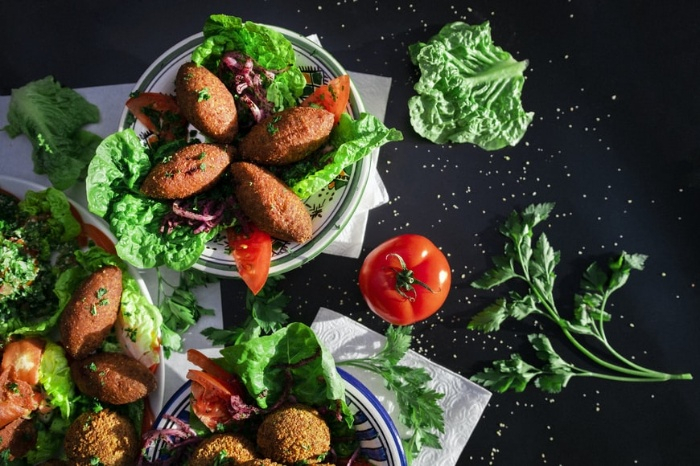
#> input picture food.jpg, 700 x 466 px
$ python p5a.py   (older library calls are emulated)
#> lines starting #> are read from the running program, lines starting #| are printed output that depends on the picture

import cv2
import numpy as np
import matplotlib.pyplot as plt

def apply_gradient_laplacian(image_path):
    # Read the image in grayscale
#> called with image_path = 'food.jpg'
    img = cv2.imread(image_path, cv2.IMREAD_GRAYSCALE)
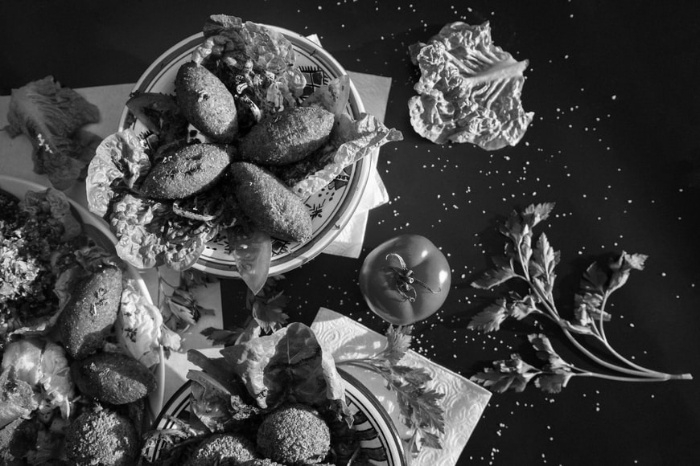
#> img: shape (466, 700); min 0, max 255, mean 67

    # Apply the Sobel operator to calculate gradients
    gradient_x = cv2.Sobel(img, cv2.CV_64F, 1, 0, ksize=3)
    gradient_y = cv2.Sobel(img, cv2.CV_64F, 0, 1, ksize=3)
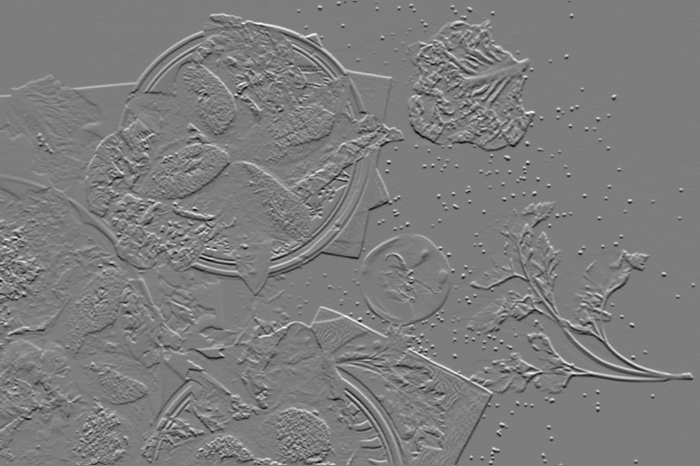
#> gradient_y: shape (466, 700) float64; min -737, max 762, mean 0.5; drawn with min black and max white

    # Calculate magnitude and direction of the gradients
    gradient_magnitude = np.sqrt(gradient_x**2 + gradient_y**2)
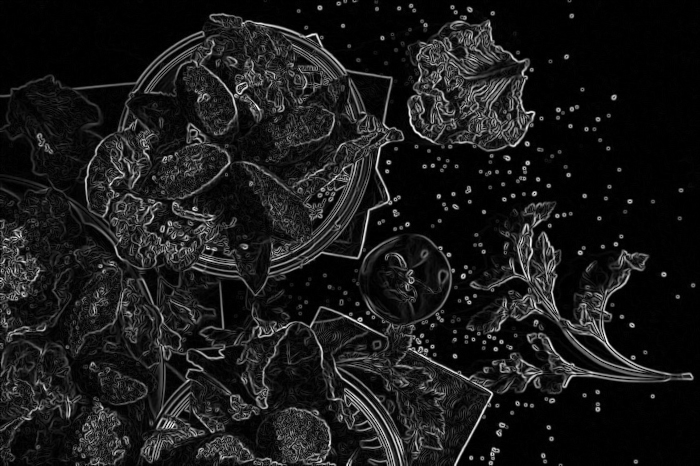
#> gradient_magnitude: shape (466, 700) float64; min 0, max 820.5, mean 84.8; drawn with min black and max white
    gradient_direction = np.arctan2(gradient_y, gradient_x)
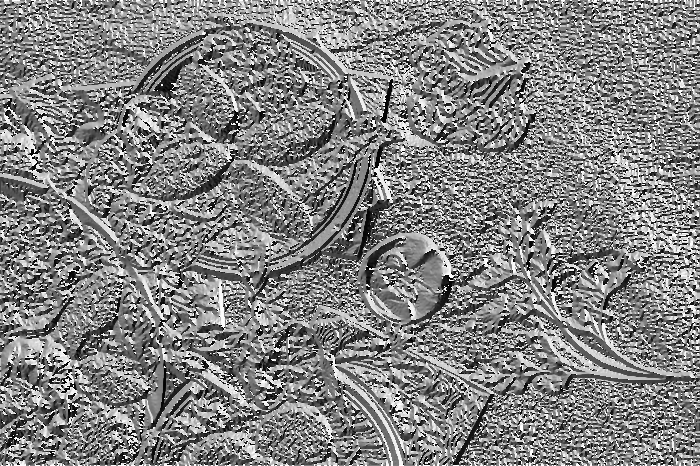
#> gradient_direction: shape (466, 700) float64; min -3.14, max 3.14, mean 0.0904; drawn with min black and max white

    # Apply Laplacian operator
    laplacian = cv2.Laplacian(img, cv2.CV_64F)
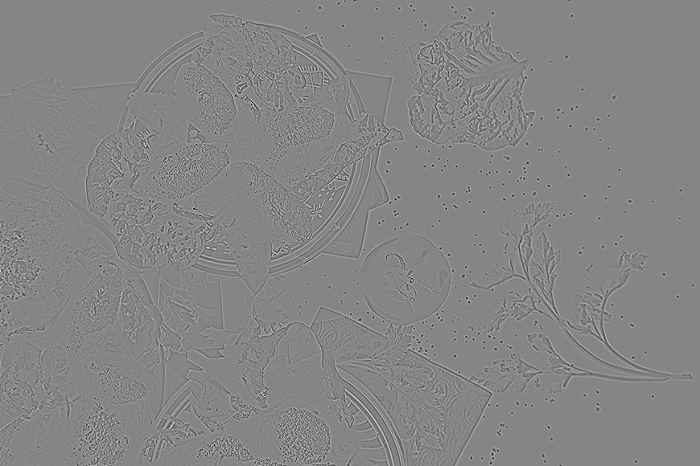
#> laplacian: shape (466, 700) float64; min -400, max 364, mean 0; drawn with min black and max white

    # Display the original, gradient, and Laplacian images
    plt.figure(figsize=(15, 5))

    plt.subplot(1, 3, 1)
    plt.imshow(img, cmap='gray')
    plt.title('Original Image')

    plt.subplot(1, 3, 2)
    plt.imshow(gradient_magnitude, cmap='viridis')
    plt.title('Gradient Magnitude')

    plt.subplot(1, 3, 3)
    plt.imshow(laplacian, cmap='coolwarm')
    plt.title('Laplacian Image')
    plt.show()

    # Save the gradient magnitude and Laplacian images if needed
    cv2.imwrite('gradient_magnitude.jpg', gradient_magnitude)
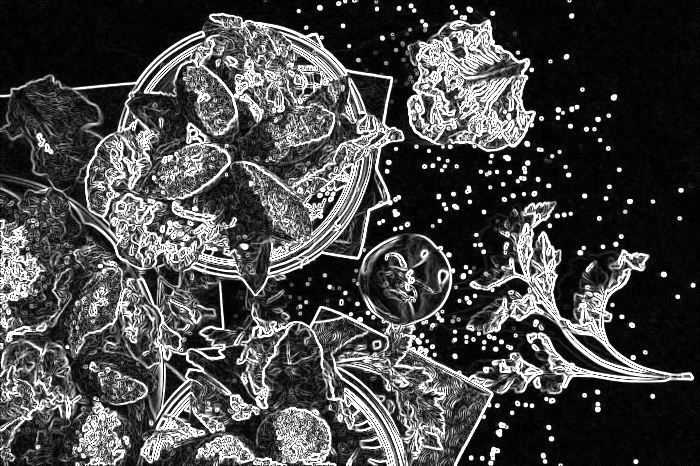
#> saved as gradient_magnitude.jpg: shape (466, 700); min 0, max 255, mean 72.5
    cv2.imwrite('laplacian_image.jpg', laplacian)
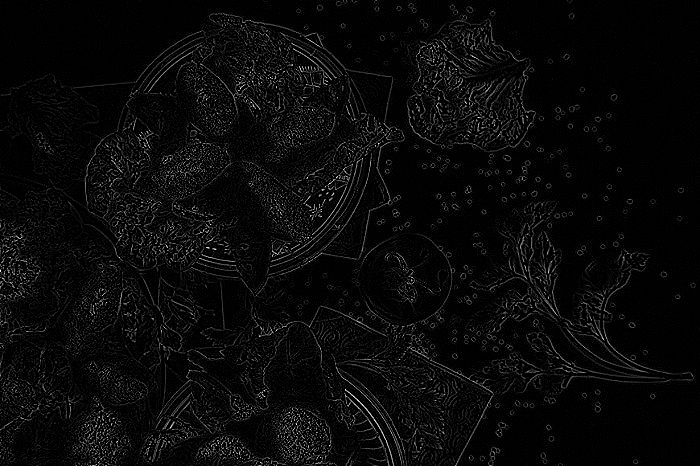
#> saved as laplacian_image.jpg: shape (466, 700); min 0, max 255, mean 9.8

image_path = "food.jpg"
apply_gradient_laplacian(image_path)
